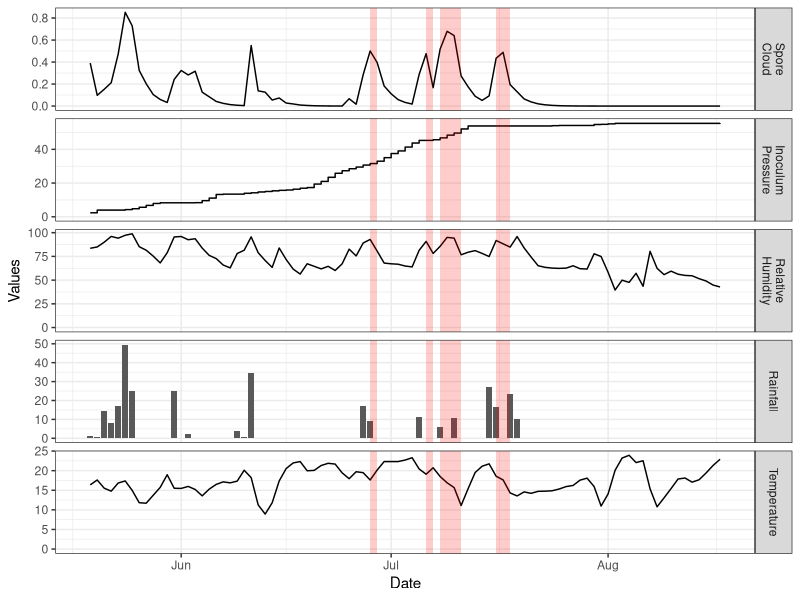

Write the R code that produced this figure. (Note: this script raises an error after producing the figure.)
library(readr)
library(dplyr)
library(tidyr)
library(ggplot2)

teste = read_delim('LONDRINA_2004.csv',
                   delim = ';',
                   col_types = cols(dd = col_date(format = "%Y-%m-%d"))) %>%
  mutate(chcp = cumsum(hcp)) %>%
  select(dd, temp, chuva, ur, dif_adj_lag3, diaFavInf, chcp) %>%
  gather(variable, value, -dd) %>%
  mutate(variable = factor(variable,
                           levels = c('temp', 'chuva', 'ur',
                                      'chcp', 'dif_adj_lag3', 'diaFavInf')))

annDate = teste %>%
  filter(variable %in% c('diaFavInf', 'chcp', 'dif_adj_lag3')) %>%
  spread(variable, value) %>%
  filter(chcp >= 30, diaFavInf == 1, dif_adj_lag3>=0.4) %>%
  select(dd) %>% as.data.frame

dGraph = teste %>% filter(variable != 'diaFavInf')

varNames = c(
  temp = "Temperature",
  chuva = "Rainfall",
  ur = "Relative\nHumidity",
  chcp = "Inoculum\nPressure",
  dif_adj_lag3 = "Spore\nCloud"
)

ggplot(dGraph,
       aes(x = dd, y = value, ymin = 0, ymax = value)) +
  facet_grid(variable~., scales = "free",
             as.table = FALSE,
             labeller = labeller( variable = varNames, .multi_line = TRUE )) +
  geom_step(data = teste %>%
              filter(variable %in% c( 'chcp'))) +
  geom_bar(data = teste %>%
             filter(variable %in% c('chuva')),stat= "identity") +
  geom_line(data = teste %>%
              filter(variable %in% c('ur', 'temp', 'dif_adj_lag3'))) +
  annotate("rect", xmin=annDate$dd, xmax = annDate$dd+1,
           ymin=-Inf, ymax=Inf, alpha=0.2, fill="red") +
  theme_bw() + xlab("Date") + ylab("Values") +
  ggsave(filename = 'Figure3.png', width = 8, height = 10, dpi = 600)
